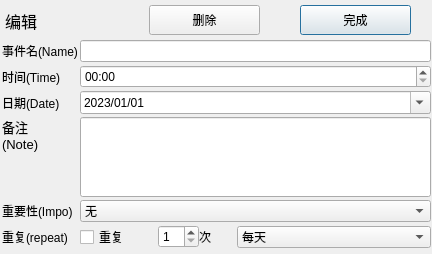
<?xml version="1.0" encoding="UTF-8"?>
<ui version="4.0">
 <class>EditDialog</class>
 <widget class="QDialog" name="EditDialog">
  <property name="geometry">
   <rect>
    <x>0</x>
    <y>0</y>
    <width>432</width>
    <height>254</height>
   </rect>
  </property>
  <property name="windowTitle">
   <string>编辑</string>
  </property>
  <property name="sizeGripEnabled">
   <bool>false</bool>
  </property>
  <widget class="QPushButton" name="pushButton">
   <property name="geometry">
    <rect>
     <x>300</x>
     <y>5</y>
     <width>111</width>
     <height>30</height>
    </rect>
   </property>
   <property name="text">
    <string>完成</string>
   </property>
  </widget>
  <widget class="QLabel" name="label">
   <property name="geometry">
    <rect>
     <x>5</x>
     <y>5</y>
     <width>131</width>
     <height>31</height>
    </rect>
   </property>
   <property name="font">
    <font>
     <pointsize>12</pointsize>
    </font>
   </property>
   <property name="text">
    <string>编辑</string>
   </property>
  </widget>
  <widget class="QWidget" name="formLayoutWidget">
   <property name="geometry">
    <rect>
     <x>0</x>
     <y>40</y>
     <width>431</width>
     <height>213</height>
    </rect>
   </property>
   <layout class="QFormLayout" name="formLayout">
    <property name="horizontalSpacing">
     <number>2</number>
    </property>
    <property name="verticalSpacing">
     <number>3</number>
    </property>
    <property name="leftMargin">
     <number>2</number>
    </property>
    <property name="bottomMargin">
     <number>2</number>
    </property>
    <item row="0" column="0">
     <widget class="QLabel" name="nameLabel">
      <property name="text">
       <string>事件名(Name)</string>
      </property>
     </widget>
    </item>
    <item row="0" column="1">
     <widget class="QLineEdit" name="nameLineEdit"/>
    </item>
    <item row="1" column="0">
     <widget class="QLabel" name="timeLabel">
      <property name="text">
       <string>时间(Time)</string>
      </property>
     </widget>
    </item>
    <item row="1" column="1">
     <widget class="QTimeEdit" name="timeTimeEdit">
      <property name="dateTime">
       <datetime>
        <hour>0</hour>
        <minute>0</minute>
        <second>0</second>
        <year>2023</year>
        <month>1</month>
        <day>1</day>
       </datetime>
      </property>
      <property name="currentSection">
       <enum>QDateTimeEdit::HourSection</enum>
      </property>
      <property name="displayFormat">
       <string>HH:mm</string>
      </property>
     </widget>
    </item>
    <item row="2" column="0">
     <widget class="QLabel" name="dateLabel">
      <property name="text">
       <string>日期(Date)</string>
      </property>
     </widget>
    </item>
    <item row="2" column="1">
     <widget class="QDateEdit" name="dateDateEdit">
      <property name="dateTime">
       <datetime>
        <hour>0</hour>
        <minute>0</minute>
        <second>0</second>
        <year>2023</year>
        <month>1</month>
        <day>1</day>
       </datetime>
      </property>
      <property name="minimumDate">
       <date>
        <year>2023</year>
        <month>1</month>
        <day>1</day>
       </date>
      </property>
      <property name="currentSection">
       <enum>QDateTimeEdit::YearSection</enum>
      </property>
      <property name="displayFormat">
       <string>yyyy/MM/dd</string>
      </property>
      <property name="calendarPopup">
       <bool>true</bool>
      </property>
     </widget>
    </item>
    <item row="3" column="0">
     <widget class="QLabel" name="noteLabel">
      <property name="minimumSize">
       <size>
        <width>0</width>
        <height>80</height>
       </size>
      </property>
      <property name="font">
       <font>
        <pointsize>10</pointsize>
       </font>
      </property>
      <property name="text">
       <string>备注
(Note)</string>
      </property>
      <property name="alignment">
       <set>Qt::AlignLeading|Qt::AlignLeft|Qt::AlignTop</set>
      </property>
     </widget>
    </item>
    <item row="3" column="1">
     <widget class="QLineEdit" name="noteLineEdit">
      <property name="minimumSize">
       <size>
        <width>0</width>
        <height>80</height>
       </size>
      </property>
      <property name="alignment">
       <set>Qt::AlignLeading|Qt::AlignLeft|Qt::AlignTop</set>
      </property>
     </widget>
    </item>
    <item row="4" column="0">
     <widget class="QLabel" name="impoLabel">
      <property name="text">
       <string>重要性(Impo)</string>
      </property>
     </widget>
    </item>
    <item row="4" column="1">
     <widget class="QComboBox" name="impoComboBox">
      <item>
       <property name="text">
        <string>无</string>
       </property>
      </item>
      <item>
       <property name="text">
        <string>比较重要</string>
       </property>
      </item>
      <item>
       <property name="text">
        <string>重要</string>
       </property>
      </item>
      <item>
       <property name="text">
        <string>非常重要</string>
       </property>
      </item>
      <item>
       <property name="text">
        <string>紧迫</string>
       </property>
      </item>
     </widget>
    </item>
    <item row="5" column="0">
     <widget class="QLabel" name="repeatLabel">
      <property name="text">
       <string>重复(repeat)</string>
      </property>
     </widget>
    </item>
    <item row="5" column="1">
     <layout class="QHBoxLayout" name="horizontalLayout" stretch="2,1,1,5">
      <item>
       <widget class="QCheckBox" name="checkBox">
        <property name="text">
         <string>重复</string>
        </property>
       </widget>
      </item>
      <item>
       <widget class="QSpinBox" name="spinBox">
        <property name="minimum">
         <number>1</number>
        </property>
       </widget>
      </item>
      <item>
       <widget class="QLabel" name="label_2">
        <property name="text">
         <string>次</string>
        </property>
       </widget>
      </item>
      <item>
       <widget class="QComboBox" name="comboBox">
        <item>
         <property name="text">
          <string>每天</string>
         </property>
        </item>
        <item>
         <property name="text">
          <string>每两天</string>
         </property>
        </item>
        <item>
         <property name="text">
          <string>每周</string>
         </property>
        </item>
        <item>
         <property name="text">
          <string>每两周</string>
         </property>
        </item>
       </widget>
      </item>
     </layout>
    </item>
   </layout>
  </widget>
  <widget class="QPushButton" name="pushButton_2">
   <property name="geometry">
    <rect>
     <x>149</x>
     <y>5</y>
     <width>111</width>
     <height>30</height>
    </rect>
   </property>
   <property name="text">
    <string>删除</string>
   </property>
  </widget>
 </widget>
 <resources/>
 <connections/>
</ui>
